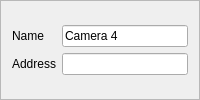
                 <widget class="QFrame" name="config_frame_digi_cam_config_camera_4">
                  <property name="sizePolicy">
                   <sizepolicy hsizetype="Expanding" vsizetype="Expanding">
                    <horstretch>0</horstretch>
                    <verstretch>0</verstretch>
                   </sizepolicy>
                  </property>
                  <property name="minimumSize">
                   <size>
                    <width>0</width>
                    <height>0</height>
                   </size>
                  </property>
                  <property name="maximumSize">
                   <size>
                    <width>16777215</width>
                    <height>16777215</height>
                   </size>
                  </property>
                  <property name="styleSheet">
                   <string notr="true">QFrame#config_frame_digi_cam_config_camera_4{
background-color: rgba(40,40,40,255);
border-radius: 20px;
width:250px;
}
</string>
                  </property>
                  <property name="frameShape">
                   <enum>QFrame::StyledPanel</enum>
                  </property>
                  <property name="frameShadow">
                   <enum>QFrame::Raised</enum>
                  </property>
                  <layout class="QVBoxLayout" name="verticalLayout_11">
                   <item>
                    <layout class="QGridLayout" name="gridLayout_8">
                     <item row="1" column="0">
                      <widget class="QLabel" name="config_label_digi_cam_config_address_camera_4">
                       <property name="sizePolicy">
                        <sizepolicy hsizetype="Fixed" vsizetype="Fixed">
                         <horstretch>0</horstretch>
                         <verstretch>0</verstretch>
                        </sizepolicy>
                       </property>
                       <property name="text">
                        <string>Address</string>
                       </property>
                       <property name="alignment">
                        <set>Qt::AlignCenter</set>
                       </property>
                       <property name="buddy">
                        <cstring>config_label_test_speed</cstring>
                       </property>
                      </widget>
                     </item>
                     <item row="0" column="1">
                      <widget class="QLineEdit" name="config_lineedit_digi_cam_config_name_camera_4">
                       <property name="text">
                        <string>Camera 4</string>
                       </property>
                      </widget>
                     </item>
                     <item row="1" column="1">
                      <widget class="QLineEdit" name="config_lineedit_digi_cam_config_address_camera_4">
                       <property name="text">
                        <string/>
                       </property>
                      </widget>
                     </item>
                     <item row="0" column="0">
                      <widget class="QLabel" name="config_label_digi_cam_config_name_camera_4">
                       <property name="sizePolicy">
                        <sizepolicy hsizetype="Fixed" vsizetype="Fixed">
                         <horstretch>0</horstretch>
                         <verstretch>0</verstretch>
                        </sizepolicy>
                       </property>
                       <property name="text">
                        <string>Name</string>
                       </property>
                       <property name="alignment">
                        <set>Qt::AlignCenter</set>
                       </property>
                       <property name="buddy">
                        <cstring>config_label_test_speed</cstring>
                       </property>
                      </widget>
                     </item>
                    </layout>
                   </item>
                  </layout>
                 </widget>
